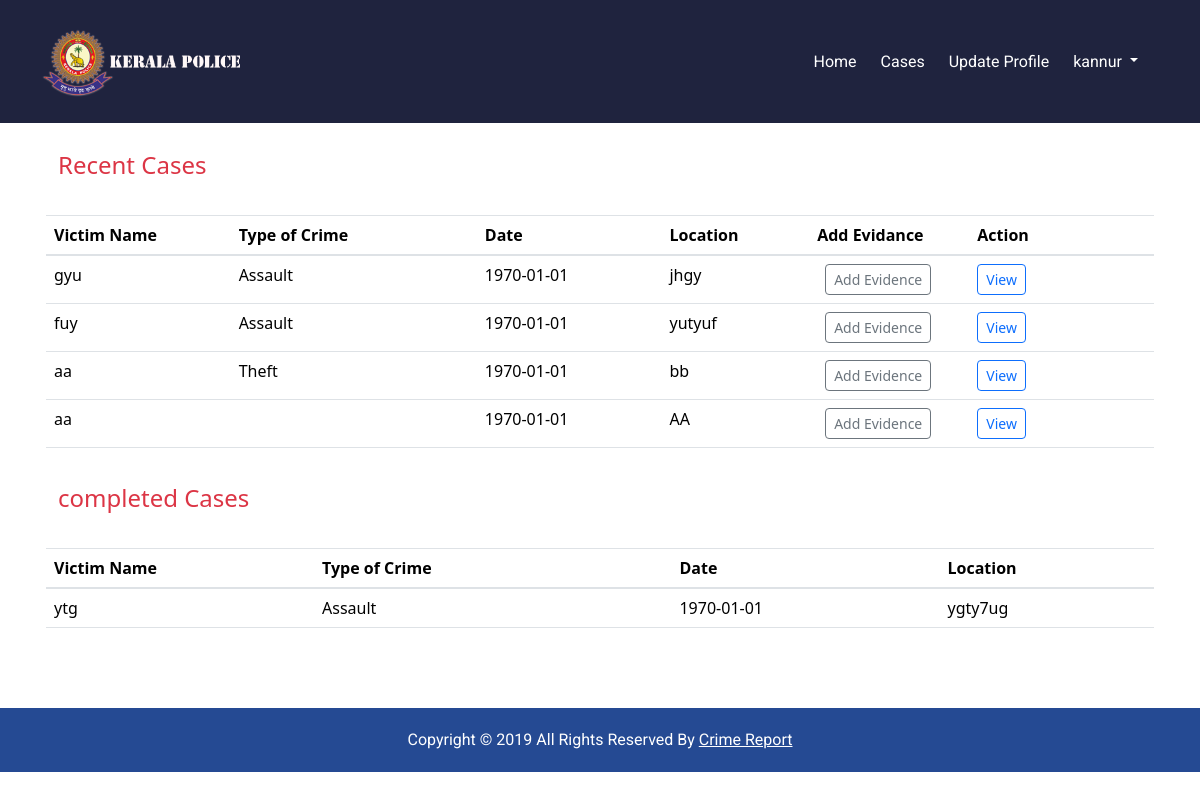
Page /phpfiles/police_view_cases.php (signed in) on the committed database.
### tables this page shows
CREATE TABLE `stationregistration` (
  `ID` int(11) NOT NULL,
  `District` varchar(100) DEFAULT NULL,
  `Registration_number` varchar(100) DEFAULT NULL,
  `Station_code` varchar(50) DEFAULT NULL,
  `Address` text DEFAULT NULL,
  `Contact` varchar(200) DEFAULT NULL,
  `Station_incharge_name` varchar(200) DEFAULT NULL,
  `Station_incharge_contact` varchar(200) DEFAULT NULL,
  `Station_name` varchar(200) DEFAULT NULL
);

CREATE TABLE `add_complaints` (
  `ID` int(11) NOT NULL,
  `Complainant_Description` varchar(200) DEFAULT NULL,
  `Date_time` varchar(200) DEFAULT NULL,
  `Type_of_Crime` varchar(200) DEFAULT NULL,
  `Location_of_Incident` varchar(200) DEFAULT NULL,
  `Suspected_Perpetrator` varchar(200) DEFAULT NULL,
  `Police_Station` varchar(200) DEFAULT NULL,
  `Name` varchar(200) DEFAULT NULL,
  `Gender` varchar(200) DEFAULT NULL,
  `Email` varchar(200) DEFAULT NULL,
  `Address` varchar(200) DEFAULT NULL,
  `Station_id` varchar(200) DEFAULT NULL,
  `Status` varchar(100) DEFAULT NULL,
  `UserId` varchar(200) DEFAULT NULL,
  `district` varchar(200) DEFAULT NULL,
  `Complete_Status` varchar(200) DEFAULT NULL,
  `Date` varchar(300) DEFAULT NULL
);

### phpfiles/police_view_cases.php (the view, shortened to what this page needs)
<?php
include("police_nav.php");
?>
<link href="https://cdn.jsdelivr.net/npm/bootstrap@5.3.5/dist/css/bootstrap.min.css" rel="stylesheet">
<div class="container">
    <p class="text-danger fs-4 ms-3 mt-4">Recent Cases</p>
</div>
<div class="container mt-3 p-3 cont">
    <div class="table-responsive">
        <?php
        include("connection.php");
        if (isset($_SESSION['Pid']) && !empty($_SESSION['Pid'])) {
            $station_id = $_SESSION['Pid'];
            $sql = "SELECT * FROM add_complaints WHERE Station_id = $station_id and Complete_Status=0";
            $result = $conn->query($sql);
            if ($result->num_rows > 0) {
                ?>
                <table class="table align-middle">
                    <thead class="bg-primary text-white">
                        <tr>
                            <th style="min-width: 150px;">Victim Name</th>
                            <th style="min-width: 200px;">Type of Crime</th>
                            <th style="min-width: 150px;">Date</th>
                            <th style="min-width: 120px;">Location</th>
                            <th style="min-width: 120px;">Add Evidance</th>
                            <th style="min-width: 150px;">Action</th>
                        </tr>
                    </thead>
                    <tbody>
                        <?php while ($row = $result->fetch_assoc()) { ?>
                            <tr>
                                <td><?php echo $row['Name']; ?></td>
                                <td><?php echo $row['Type_of_Crime']; ?></td>
                                <td><?php echo date('Y-m-d', strtotime($row['Location_of_Incident'])); ?></td>
                                <td><?php echo $row['Location_of_Incident']; ?></td>
                                <td>
                                    <a href="police_add_evidance.php?id=<?php echo $row['ID']; ?>"
                                        class="btn btn-outline-secondary btn-sm ms-2">
                                        <i class="bi bi-paperclip"></i>Add Evidence
                                    </a>
                                <td>
                                    <a href="police_approve_complaints.php?id=<?php echo $row['ID']; ?>"
                                        class="btn btn-outline-primary btn-sm">
                                        <i class="bi bi-eye-fill"></i> View
                                    </a>
                                </td>
                            </tr>
                        <?php } ?>
                    </tbody>
                </table>
                <?php
            } else {
                echo "<div class='alert alert-info text-center'>Not found.</div>";
            }
        } else {
            echo "<div class='alert alert-danger'>Station ID is not set in session.</div>";
        }
        ?>
    </div>
</div>
<div class="container">
    <p class="text-danger fs-4 ms-3 ">completed Cases</p>
</div>
<div class="container  p-3 mb-5">
    <div class="table-responsive">
        <?php
        include("connection.php");
        if (isset($_SESSION['Pid']) && !empty($_SESSION['Pid'])) {
            $station_id = $_SESSION['Pid'];
            $sql = "SELECT * FROM add_complaints WHERE Station_id = $station_id and Complete_Status=1";
            $result = $conn->query($sql);
            if ($result->num_rows > 0) {
                ?>
                <table class="table align-middle">
                    <thead class="bg-primary text-white">
                        <tr>
                            <th style="min-width: 150px;">Victim Name</th>
                            <th style="min-width: 200px;">Type of Crime</th>
                            <th style="min-width: 150px;">Date</th>
                            <th style="min-width: 120px;">Location</th>
                        </tr>
                    </thead>
                    <tbody>
                        <?php while ($row = $result->fetch_assoc()) { ?>
                            <tr>
                                <td><?php echo $row['Name']; ?></td>
                                <td><?php echo $row['Type_of_Crime']; ?></td>
                                <td><?php echo date('Y-m-d', strtotime($row['Location_of_Incident'])); ?></td>
                                <td><?php echo $row['Location_of_Incident']; ?></td>
                            </tr>
                        <?php } ?>
                    </tbody>
                </table>
                <?php
            } else {
                echo "<div class='alert alert-info text-center'>Not found.</div>";
            }
        } else {
            echo "<div class='alert alert-danger'>Station ID is not set in session.</div>";
        }
        ?>
    </div>
</div>
<?php include('Footer.php') ?>

### phpfiles/police_nav.php (shortened to what this page needs)
<?php
include("connection.php");
$station_id = $_SESSION['Pid'];
$name_sql = "SELECT Station_incharge_name FROM stationregistration WHERE ID = $station_id";
$name_result = $conn->query($name_sql);
$officer_name = "User";
if ($name_result->num_rows > 0) {
  $row = $name_result->fetch_assoc();
  $officer_name = $row['Station_incharge_name'];
}
?>
<!DOCTYPE html>
<html>
<head>
  <link rel="stylesheet" type="text/css"
    href="https://cdnjs.cloudflare.com/ajax/libs/OwlCarousel2/2.1.3/assets/owl.carousel.min.css" />
    <link href="https://cdn.jsdelivr.net/npm/bootstrap@5.3.5/dist/css/bootstrap.min.css" rel="stylesheet">
  <link rel="stylesheet" type="text/css" href="../css/bootstrap.css" />
  <link href="../css/style.css" rel="stylesheet" />
  <link href="../css/responsive.css" rel="stylesheet" />
</head>
<body>
  <header class="header_section sticky-top">
    <div class="container sticky-top">
      <nav class="navbar navbar-expand-lg custom_nav-container ">
        <a class="navbar-brand" href="#">
          <div class="logo_box">
            <img src="../images/logo.png" alt=""  style="width: 200px;"/>
          </div>
        </a>
        <div class="collapse navbar-collapse" id="navbarSupportedContent">
          <ul class="navbar-nav ml-auto mr-2">
            <li class="nav-item active">
              <a class="nav-link" href="police_home.php">Home <span class="sr-only">(current)</span></a>
            </li>
            <li class="nav-item">
              <a class="nav-link" href="police_view_cases.php"> Cases</a>
            </li>
            <li class="nav-item">
              <a class="nav-link" href="police_update_profile.php">Update Profile</a>
            </li>
            <li class="nav-item dropdown">
              <a class="nav-link dropdown-toggle" href="#" id="settingsDropdown" role="button" data-bs-toggle="dropdown"
                aria-expanded="false"> <?php echo ($officer_name); ?>
              </a>
            </li>
          </ul>
        </div>
      </nav>
    </div>
  </header>

### css/style.css (style rules this page uses)
body { font-family: "Open Sans", sans-serif; background-color: #fffcf4; }
.header_section { font-family: "Roboto", sans-serif; background-color: #1f233e; color: #fff; min-height: 90px; padding: 1% 0; }
.custom_nav-container.navbar-expand-lg .navbar-nav .nav-link { color: #fff; padding-left: 12px; padding-right: 12px; }
a, a:hover, a:focus { text-decoration: none; }
.btn, .btn:focus { outline: none !important; box-shadow: none; }
.logo_box { width: 80px; }
.logo_box img { width: 100%; }

### phpfiles/police_view_cases.php (style rules this page uses)
.cont { min-height: 250px; }

### rows in the picture
stationregistration: Station_incharge_name "kannur"
add_complaints: Name "gyu", Type_of_Crime "Assault", Location_of_Incident "1970-01-01", Location_of_Incident "jhgy"
add_complaints: Name "fuy", Type_of_Crime "Assault", Location_of_Incident "1970-01-01", Location_of_Incident "yutyuf"
add_complaints: Name "aa", Type_of_Crime "Theft", Location_of_Incident "1970-01-01", Location_of_Incident "bb"
add_complaints: Name "aa", Location_of_Incident "1970-01-01", Location_of_Incident "AA"
add_complaints: Name "ytg", Type_of_Crime "Assault", Location_of_Incident "1970-01-01", Location_of_Incident "ygty7ug"
